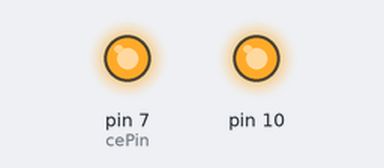
Simulated run of this sketch. Board: Arduino Uno, built with avr-gcc and run on an emulated ATmega328P. On the bench: output pins drawn as LEDs (lit = HIGH). Pins used as bus, display or sensor lines are not drawn.

Above: at 0.1 s.
Timing chart, 0 to 1.6 s (numbered marks = the images above):
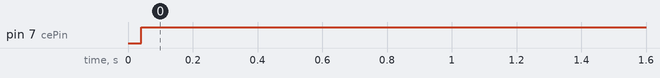

The sketch:

Estacion_Fija_matlab_prueba2.ino
```cpp
//emisor nrf24l01 con Mirf


#include <SPI.h>
#include <Mirf.h>
#include <nRF24L01.h>
#include <MirfHardwareSpiDriver.h>

#define  p 255

#define PIN_ANALOG_X  1
#define PIN_ANALOG_Y  0
int x,y;
int P[2];


int rate[]={0,0,0,0,0,0,0,0,0};
int rate2[]={0,0,0,0,0,0,0,0,0};
int velocidades[9];
int ibyte;

void setup(){

  Serial.begin(9600);
  Mirf.cePin = 7;
  Mirf.csnPin = 8;
  Mirf.spi = &MirfHardwareSpi;
  Mirf.init();
  Mirf.setRADDR((byte *)"clie1");
  Mirf.payload = sizeof(rate);
  Mirf.config();
//  attachInterrupt(0, recepcion_tareas, CHANGE);

 }

void loop(){

//     if(Serial.available()>0)
//  {
//    ibyte=Serial.read();
//      if(ibyte=='S'){
//      while(Serial.available()==0){};
//        int i=0;
//        for(i=0;i<9;i=i+1){
//         rate[i]=Serial.read();
//          while(Serial.available()==0){};
//         }
//    }
//
//    }
//
//     delay(20);
//
//      Serial.print('S');
//      Serial.print((char)rate[0]);
//      Serial.print((char)rate[1]);
//      Serial.print((char)rate[2]);
//      Serial.print((char)rate[3]);
//      Serial.print((char)rate[4]);
//      Serial.print((char)rate[5]);
//      Serial.print((char)rate[6]);
//      Serial.print((char)rate[7]);
//      Serial.print((char)rate[8]);

      rate[0]=22;
      rate[1]=23;
      rate[2]=24;
      rate[3]=25;

      rate[4]=32;
      rate[5]=33;
      rate[6]=34;
      rate[7]=35;
      rate[8]=1;

      Mirf.setTADDR((byte *)"serv1");
      Mirf.send((byte *) &rate);
      while(Mirf.isSending()){
      }

      delay(20);
      Mirf.setRADDR((byte *)"clie1");

      if(Mirf.dataReady()){
      rate[Mirf.payload];
      while(!Mirf.dataReady()){
      }
      Mirf.getData((byte *) &rate2);

     }


}
```

Measured:
- by itself, pin 7 (cePin): LOW → HIGH at 0.04 s
